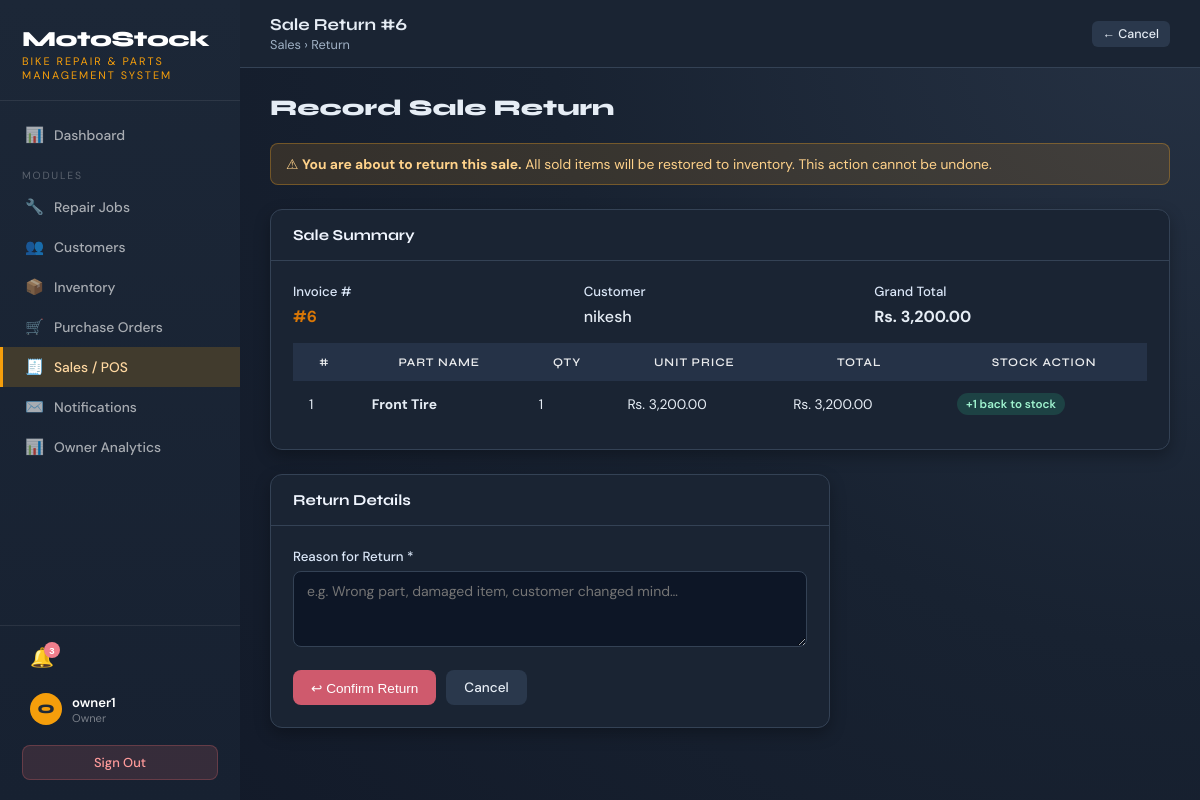
Page /pages/sale/sale_return.php?saleID=6 (signed in) on the committed database.
### tables this page shows
CREATE TABLE IF NOT EXISTS `sale` (
  `saleID` int NOT NULL AUTO_INCREMENT,
  `customerID` int DEFAULT NULL,
  `customerName` varchar(80) DEFAULT NULL,
  `saleDate` datetime DEFAULT CURRENT_TIMESTAMP,
  `subTotal` decimal(10,2) DEFAULT NULL,
  `discountPercent` decimal(5,2) DEFAULT '0.00',
  `grandTotal` decimal(10,2) DEFAULT NULL,
  `paymentMethod` enum('Cash','Online Transfer') DEFAULT 'Cash',
  PRIMARY KEY (`saleID`)
);

CREATE TABLE IF NOT EXISTS `saleitem` (
  `saleItemID` int NOT NULL AUTO_INCREMENT,
  `saleID` int DEFAULT NULL,
  `partName` varchar(100) DEFAULT NULL,
  `quantity` int DEFAULT NULL,
  `sellingPrice` decimal(10,2) DEFAULT NULL,
  `itemTotal` decimal(10,2) DEFAULT NULL,
  PRIMARY KEY (`saleItemID`),
  KEY `saleID` (`saleID`)
);

### pages/sale/sale_return.php (the view, shortened to what this page needs)
<?php
require_once '../../includes/config.php';
$saleID = (int)($_GET['saleID'] ?? 0);
$sale = $conn->query("SELECT * FROM Sale WHERE saleID = $saleID")->fetch_assoc();
$itemsRes = $conn->query("SELECT * FROM SaleItem WHERE saleID = $saleID");
$items = [];
while ($row = $itemsRes->fetch_assoc()) { $items[] = $row; }
?>
<!DOCTYPE html>
<html lang="en">
<head>
    <link rel="stylesheet" href="../../assets/css/styles.css">
</head>
<body>
<?php require_once '../../includes/sidebar.php'; ?>
<div class="main-wrap">
    <div class="topbar">
        <div>
            <div class="topbar-title">Sale Return #<?= $saleID ?></div>
            <div class="topbar-breadcrumb">Sales › Return</div>
        </div>
        <a href="view_invoice.php?saleID=<?= $saleID ?>" class="btn btn-secondary btn-sm">← Cancel</a>
    </div>
    <div class="main-content">
        <div class="page-header">
            <div class="page-title">Record Sale Return</div>
        </div>
        <div class="alert alert-warning mb-3">
            ⚠ <strong>You are about to return this sale.</strong>
            All sold items will be restored to inventory. This action cannot be undone.
        </div>
        <div class="card mb-3">
            <div class="card-header">Sale Summary</div>
            <div class="card-body">
                <div class="form-grid-3" style="margin-bottom:16px">
                    <div>
                        <div class="form-label">Invoice #</div>
                        <div style="font-weight:700;color:var(--amber-dk)">#<?= $saleID ?></div>
                    </div>
                    <div>
                        <div class="form-label">Customer</div>
                        <div style="font-weight:500"><?= htmlspecialchars($sale['customerName'] ?: 'Walk-in') ?></div>
                    </div>
                    <div>
                        <div class="form-label">Grand Total</div>
                        <div style="font-weight:700">Rs. <?= number_format((float)$sale['grandTotal'], 2) ?></div>
                    </div>
                </div>
                <div class="table-wrap" style="border-radius:0;border:none;box-shadow:none">
                    <table class="table">
                        <thead>
                            <tr>
                                <th>#</th><th>Part Name</th><th>Qty</th>
                                <th>Unit Price</th><th>Total</th><th>Stock Action</th>
                            </tr>
                        </thead>
                        <tbody>
                        <?php foreach ($items as $i => $item): ?>
                            <?php
                                $unitPrice = (float)($item['sellingPrice'] ?? $item['unitPrice'] ?? 0);
                                $itemTotal = (float)($item['itemTotal'] ?? $item['quantity'] * $unitPrice);
                            ?>
                            <tr>
                                <td><?= $i + 1 ?></td>
                                <td><strong><?= htmlspecialchars($item['partName']) ?></strong></td>
                                <td><?= $item['quantity'] ?></td>
                                <td>Rs. <?= number_format($unitPrice, 2) ?></td>
                                <td>Rs. <?= number_format($itemTotal, 2) ?></td>
                                <td><span class="badge badge-success">+<?= $item['quantity'] ?> back to stock</span></td>
                            </tr>
                        <?php endforeach; ?>
                        </tbody>
                    </table>
                </div>
            </div>
        </div>
        <form method="POST">
            <div class="card mb-3" style="max-width:560px">
                <div class="card-header">Return Details</div>
                <div class="card-body">
                    <div class="form-group">
                        <label class="form-label">Reason for Return <span style="color:var(--danger)">*</span></label>
                        <textarea name="reason" class="form-control" rows="3" required
                            placeholder="e.g. Wrong part, damaged item, customer changed mind…"><?= htmlspecialchars($_POST['reason'] ?? '') ?></textarea>
                    </div>
                    <div style="display:flex;gap:10px">
                        <button type="submit" class="btn btn-danger"
                                onclick="return confirm('Confirm return? Stock will be restored and this cannot be undone.')">
                            ↩ Confirm Return
                        </button>
                        <a href="view_invoice.php?saleID=<?= $saleID ?>" class="btn btn-secondary">Cancel</a>
                    </div>
                </div>
            </div>
        </form>
    </div>
</div>
</body>
</html>

### assets/css/styles.css (style rules this page uses)
:root { --navy: #1f2937; --navy-mid: #273447; --navy-lite: #334155; --amber: #f59e0b; --amber-dk: #d97706; --red: #f07f8d; --green: #f6ad55; --blue: #7ea7d8; --bg: #111827; --surface: #1a2433; --border: #344255; --text: #e6edf5; --muted: #9fb0c4; --sidebar-w: 240px; --radius: 12px; --shadow: 0 14px 34px rgba(0,0,0,.35); --shadow-sm: 0 6px 16px rgba(0,0,0,.28); }
*, *::before, *::after { box-sizing: border-box; margin: 0; padding: 0; }
body { font-family: 'DM Sans', sans-serif; background: radial-gradient(circle at top right, #263244 0%, #182231 45%, #111827 100%); color: var(--text); min-height: 100vh; display: flex; }
.main-wrap { margin-left: var(--sidebar-w); flex: 1; min-height: 100vh; display: flex; flex-direction: column; }
.topbar { background: var(--surface); border-bottom: 1px solid var(--border); padding: 14px 30px; display: flex; align-items: center; justify-content: space-between; position: sticky; top: 0; z-index: 50; }
.topbar-title { font-family: 'Syne', sans-serif; font-weight: 700; font-size: 1.05rem; color: var(--text); }
.topbar-breadcrumb { font-size: .8rem; color: var(--muted); margin-top: 1px; }
.main-content { padding: 26px 30px; flex: 1; }
.page-header { display: flex; align-items: center; justify-content: space-between; margin-bottom: 22px; flex-wrap: wrap; gap: 12px; }
.page-title { font-family: 'Syne', sans-serif; font-size: 1.4rem; font-weight: 800; color: var(--text); }
.card { background: var(--surface); border-radius: var(--radius); border: 1px solid var(--border); box-shadow: var(--shadow-sm); overflow: hidden; }
.card-header { padding: 16px 22px; border-bottom: 1px solid var(--border); font-family: 'Syne', sans-serif; font-weight: 700; font-size: .95rem; color: #f1f6ff; display: flex; align-items: center; justify-content: space-between; }
.card-body { padding: 22px; }
.table-wrap { border-radius: var(--radius); overflow: hidden; box-shadow: var(--shadow-sm); border: 1px solid var(--border); }
table.table { width: 100%; border-collapse: collapse; background: var(--surface); }
table.table thead th { background: #253247; color: rgba(255,255,255,.9); font-family: 'Syne', sans-serif; font-size: .73rem; font-weight: 600; letter-spacing: .9px; text-transform: uppercase; padding: 12px 16px; white-space: nowrap; }
table.table tbody tr { border-bottom: 1px solid var(--border); transition: background .14s; }
table.table tbody tr:last-child { border-bottom: none; }
table.table tbody td { padding: 12px 16px; font-size: .865rem; color: var(--text); }
.badge { display: inline-flex; align-items: center; padding: 3px 9px; border-radius: 20px; font-size: .73rem; font-weight: 600; }
.badge-success { background: rgba(45,197,142,.18); color: #9ff3cf; }
.btn { display: inline-flex; align-items: center; gap: 6px; padding: 9px 18px; border-radius: 8px; font-size: .85rem; font-weight: 500; text-decoration: none; cursor: pointer; border: none; transition: opacity .15s, transform .14s; white-space: nowrap; }
.btn-danger { background: #cf5a6d; color: #fff; }
.btn-secondary { background: #2a384c; color: #e6edf5; }
.btn-sm { padding: 5px 11px; font-size: .78rem; border-radius: 6px; }
.form-group { margin-bottom: 18px; }
.form-label { display: block; margin-bottom: 6px; font-size: .83rem; font-weight: 500; color: #dbe7f8; }
.form-control { width: 100%; padding: 10px 13px; border: 1.5px solid var(--border); border-radius: 8px; font-family: 'DM Sans', sans-serif; font-size: .875rem; color: var(--text); background: #0d1626; transition: border-color .17s, box-shadow .17s; outline: none; appearance: auto; }
textarea.form-control { resize: vertical; }
.alert { padding: 11px 15px; border-radius: 8px; font-size: .865rem; margin-bottom: 18px; }
.alert-warning { background: rgba(245,166,35,.14); color: #ffd28a; border: 1px solid rgba(245,166,35,.32); }
.mb-3 { margin-bottom:24px }
.form-grid-3 { display: grid; grid-template-columns:1fr 1fr 1fr; gap: 18px; }

### rows in the picture
sale: customerName "nikesh", grandTotal "3,200.00"
saleitem: partName "Front Tire", quantity "1", sellingPrice "3,200.00", itemTotal "3,200.00"

### other values in the picture
$p['icon'] "📊"
$p['label'] "Dashboard"
$p['icon'] "🔧"
$p['label'] "Repair Jobs"
$p['icon'] "👥"
$p['label'] "Customers"
$p['icon'] "📦"
$p['label'] "Inventory"
$p['icon'] "🛒"
$p['label'] "Purchase Orders"
$p['icon'] "🧾"
$p['label'] "Sales / POS"
$p['icon'] "✉️"
$p['label'] "Notifications"
$p['label'] "Owner Analytics"
